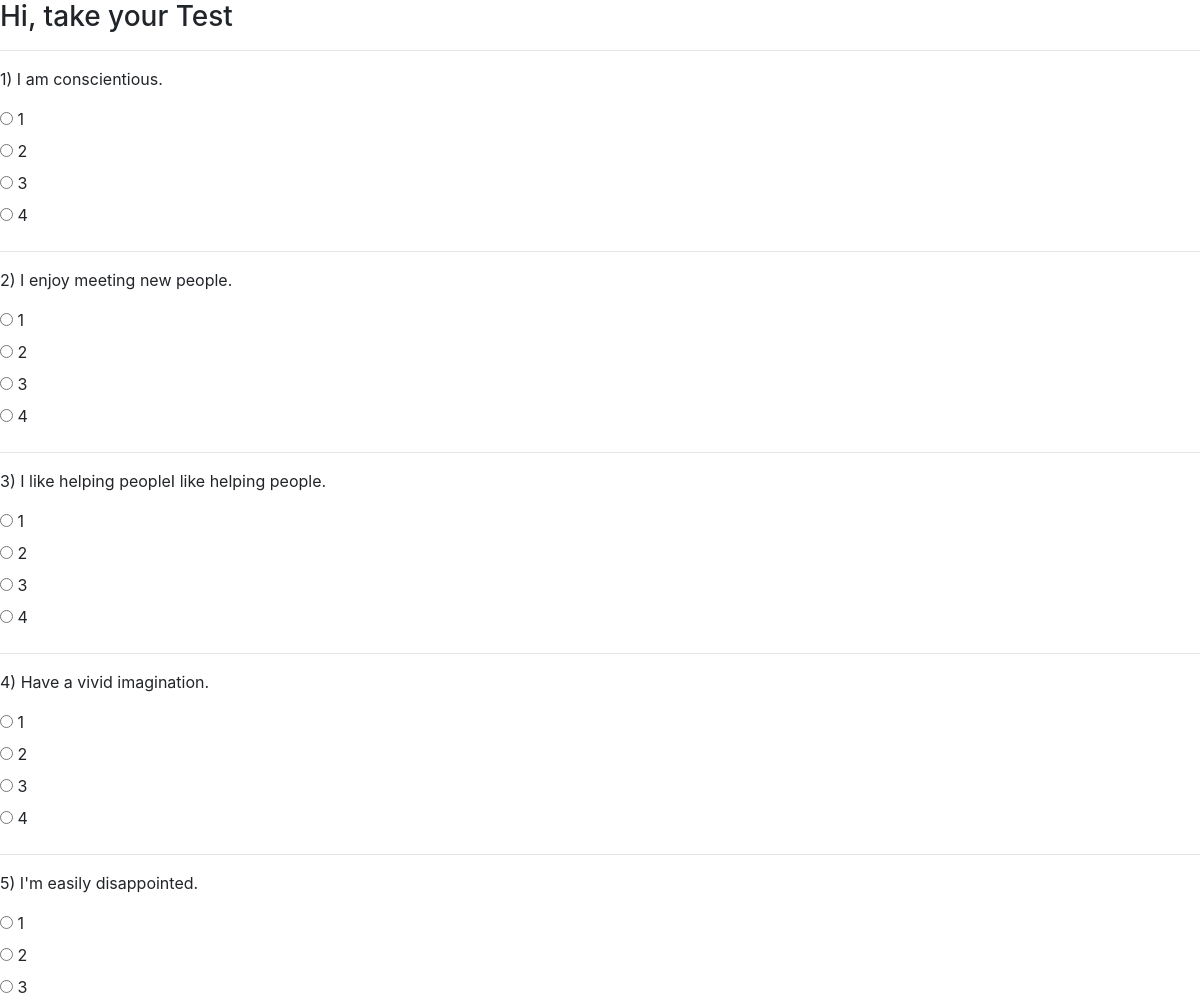
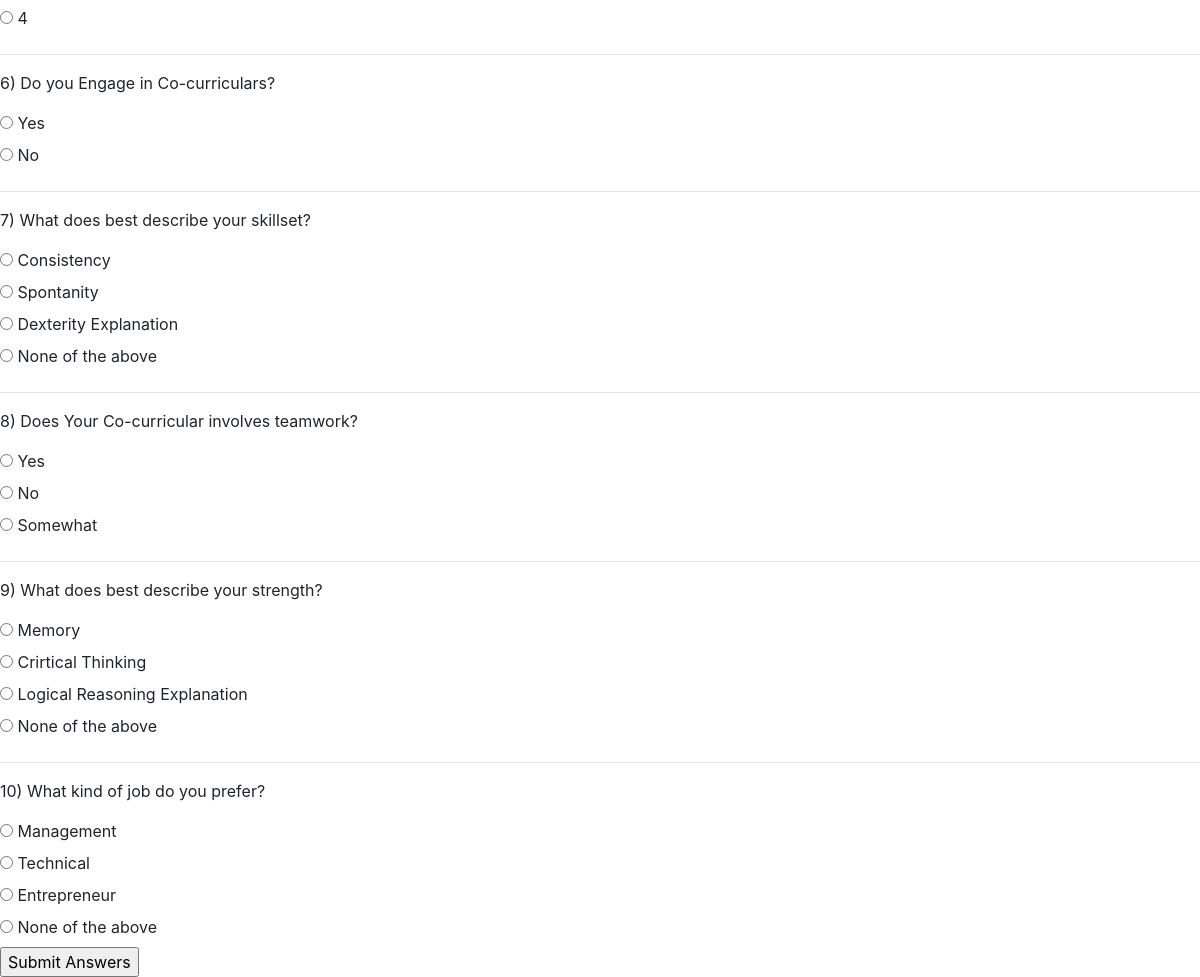
Screenshot of /init_test/take_test/ (signed in) with the database file from the repository (2 pictures, top to bottom).
### init_test/models.py (models this page shows)
class test(models.Model):
    question = models.CharField(max_length=500)
    option1 = models.CharField(max_length=200)
    option2 = models.CharField(max_length=200)
    option3 = models.CharField(max_length=200, null=True)
    option4 = models.CharField(max_length=200, null=True)

### init_test/views.py (the view)
# urls.py: path('take_test/', views.take_test, name="take_test"),
def take_test(request):
    if request.method == 'GET':
        exam = test.objects.all()
        return render(request, 'take_test.html', {'exam': exam})

### templates/take_test.html (shortened to what this page needs)
<!DOCTYPE html>
<html>
<head>
    <link rel="stylesheet" href="https://maxcdn.bootstrapcdn.com/bootstrap/4.5.0/css/bootstrap.min.css">
</head>
<body>
{% if user.is_authenticated %}
<h3>Hi, {{ user.first_name }} take your Test</h3>
    <form action="{% url 'take_test' %}" method="post">
        {% for i in exam %}
            <hr>
            <p>{{ i.id }}) {{ i.question }}</p>
            <input type="radio" name="{{ i.id }}" id="{{ i.option1 }}"  value="{{ i.option1 }}">
            <label for="{{ i.option1 }}">{{ i.option1 }}</label><br>
            <input type="radio" name="{{ i.id }}" id="{{ i.option2 }}"  value="{{ i.option2 }}">
            <label for="{{ i.option2 }}">{{ i.option2 }}</label><br>
            {% if i.option3 %}
                <input type="radio" name="{{ i.id }}" id="{{ i.option3 }}"  value="{{ i.option3 }}">
            <label for="{{ i.option3 }}">{{ i.option3 }}</label><br>
            {% endif %}
            {% if i.option4 %}
                <input type="radio" name="{{ i.id }}" id="{{ i.option4 }}"  value="{{ i.option4 }}">
            <label for="{{ i.option4 }}">{{ i.option4 }}</label>
                <br>
            {% endif %}
        {% endfor %}
    <input type="submit" value="Submit Answers">
    </form>
{% else %}
    <button><a href="/accounts/register">Register</a></button>
    <button><a href="/accounts/login">Login</a></button>
    {% endif %}
</body>
</html>

### rows the page displays
test: id "1", question "I am conscientious.", option1 "1", option2 "2", option3 "3", option4 "4"
test: id "2", question "I enjoy meeting new people.", option1 "1", option2 "2", option3 "3", option4 "4"
test: id "3", question "I like helping peopleI like helping people.", option1 "1", option2 "2", option3 "3", option4 "4"
test: id "4", question "Have a vivid imagination.", option1 "1", option2 "2", option3 "3", option4 "4"
test: id "5", question "I'm easily disappointed.", option1 "1", option2 "2", option3 "3", option4 "4"
test: id "6", question "Do you Engage in Co-curriculars?", option1 "Yes", option2 "No"
test: id "7", question "What does best describe your skillset?", option1 "Consistency", option2 "Spontanity", option3 "Dexterity Explanation", option4 "None of the above"
test: id "8", question "Does Your Co-curricular involves teamwork?", option1 "Yes", option2 "No", option3 "Somewhat"
test: id "9", question "What does best describe your strength?", option1 "Memory", option2 "Crirtical Thinking", option3 "Logical Reasoning Explanation", option4 "None of the above"
test: id "10", question "What kind of job do you prefer?", option1 "Management", option2 "Technical", option3 "Entrepreneur", option4 "None of the above"
